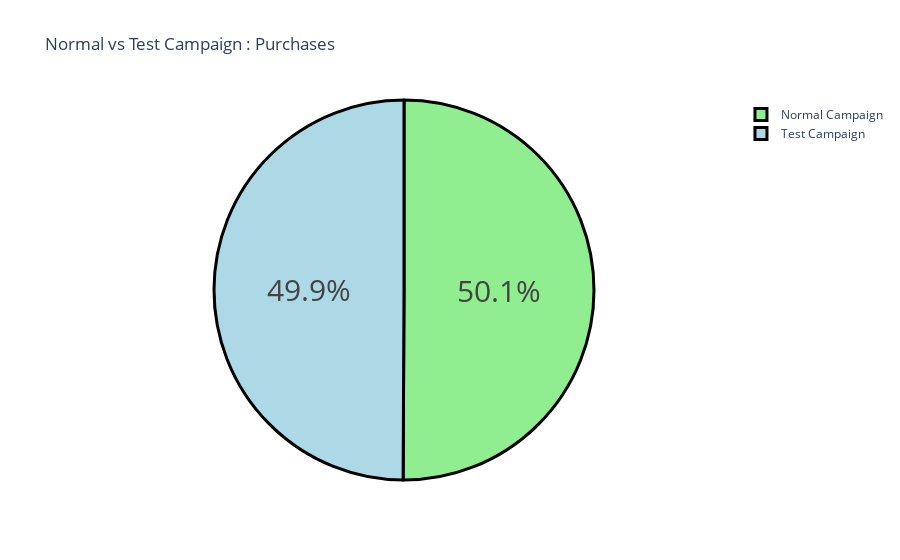

The notebook cell this image was saved under:
### Markdown cell above
**6. Comapring purchases made from both campaigns**

### Code cell
data = {'Category': ["Normal Campaign", "Test Campaign"],
       'values' : [sum(normal_data["Purchases"]), sum(test_data["Purchases"])]}
df = pd.DataFrame(data)

#pie chart 
fig=px.pie(df, names = "Category", values = "values", title = "Normal vs Test Campaign : Purchases")
fig.update_traces(marker=dict(line=dict(color = "black", width = 3)))
fig.update_traces(marker=dict(colors=["lightgreen", "lightblue"]),textfont_size=30)
fig.show()

### Figure 1 — Plotly figure (JSON) as saved in the notebook; plotly's stock layout.template omitted (floating-point values rounded to 4 significant figures)
{"data": [{"domain": {"x": [0, 1], "y": [0, 1]}, "hovertemplate": "Category=%{label}<br>value=%{value}<extra></extra>", "labels": ["Normal Campaign", "Test Campaign"], "legendgroup": "", "marker": {"colors": ["lightgreen", "lightblue"], "line": {"color": "black", "width": 3}}, "name": "", "showlegend": true, "textfont": {"size": 30}, "type": "pie", "values": [15680.0, 15637]}], "layout": {"legend": {"tracegroupgap": 0}, "title": {"text": "Normal vs Test Campaign : Purchases"}}}
